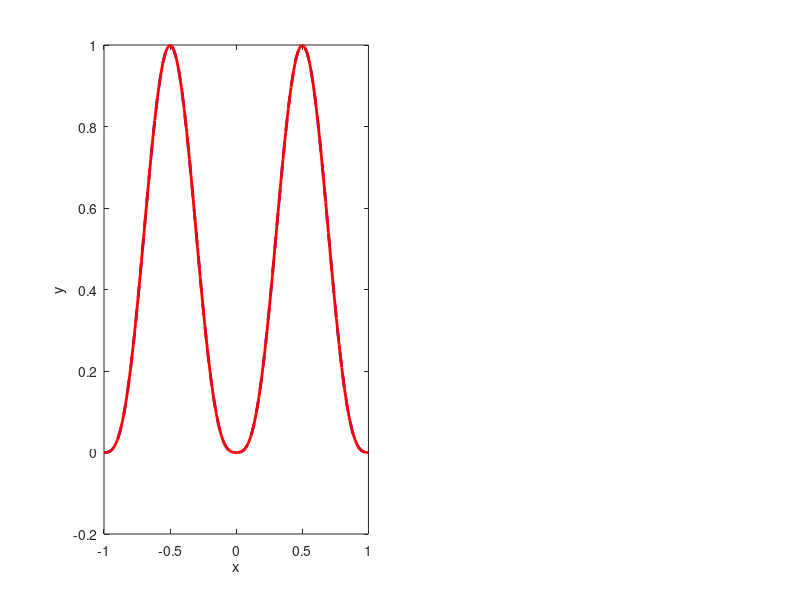

This chart was generated by the following MATLAB code: (Note: this script raises an error after producing the figure.)
function hw3()
    f1 = @(x) abs(sin(pi*x)).^3;
    f2 = @(x) abs(x);
    f3 = @(x) cos(pi*x);
    f4 = @(x) sign(x);
    max_index = 50;
    plot_polynomials(f1, 'f(x) = |sin(pi*x)|^3', max_index);
    plot_polynomials(f2, 'f(x) = |x|', max_index);
    plot_polynomials(f3, 'f(x) = cos(pi*x)', max_index);
    plot_polynomials(f4, 'f(x) = sign(x)', max_index);
    plot_error_vs_order(f1, 'f(x) = |sin(pi*x)|^3', max_index);
    plot_error_vs_order(f2, 'f(x) = |x|', max_index);
    plot_error_vs_order(f3, 'f(x) = cos(pi*x)', max_index);
    plot_error_vs_order(f4, 'f(x) = sign(x)', max_index);
end


function legendre = legendre_recursion(n, x)
    if n < 0
        printf("Error: n must be a non-negative integer.\n");
    end
    if n == 0
        legendre = ones(size(x));
    elseif n == 1
        legendre = x;
    else 
        a_n0 = ones(size(x));
        a_n1 = x;
        for i = 2:n
            a_current = ((2*i - 1)*x.*a_n1 - (i - 1)*a_n0)/i;
            a_n0 = a_n1;
            a_n1 = a_current;
        end
        legendre = a_current;
    end
end

function Hermite = hermite_recursion(n, x)
    if n < 0
        printf("Error: n must be a non-negative integer.\n");
    end
    if n == 0
        Hermite = ones(size(x));
    elseif n == 1
        Hermite = x;
    else
        a_n0 = ones(size(x));
        a_n1 = x;
        for i = 2:n
            a_current = x.*a_n1 - (i - 1)*a_n0;
            a_n0 = a_n1;
            a_n1 = a_current;
        end
        Hermite = a_current;
    end
end

function polynomial_coefficients = polynomial(f, type, max_index)
    polynomial_coefficients = zeros(1, max_index+1);
    warning off
        for i = 0:max_index
            switch type
                case 'legendre'
                    integrand = @(x) f(x).*legendre_recursion(i, x);
                    a = -1; b = 1;
                    norm = 2/(2*i + 1);
                case 'hermite'
                    integrand = @(x) f(x).*hermite_recursion(i, x) .* exp(-x.^2/2) / sqrt(2*pi);
                    a = -inf; b = inf;
                    norm = factorial(i);
                otherwise
                    printf("Error: type must be 'legendre' or 'hermite'.\n");
            end
            if isinf(a) || isinf(b)
                integral = quadgk(integrand, -8, 8);
            else
                integral = quadgk(integrand, a, b);
            end
            polynomial_coefficients(i+1) = integral / norm;
        end
end

function plot_polynomials(f, title_str, max_index)
    figure('position', [100 100 1200 500]);
    subplot(1, 2, 1);
    coeffs_legendre = polynomial(f, 'legendre', max_index);
    x_step = linspace(-1, 1, 100);
    y_original = f(x_step);
    y_legendre = zeros(size(x_step));
    for i = 0:max_index
        y_legendre = y_legendre + coeffs_legendre(i+1).*legendre_recursion(i, x_step);
    end
    plot(x_step, y_original, 'b--', 'LineWidth', 2, 'DisplayName', '原函数')
    hold on
    plot(x_step, y_legendre, 'r', 'LineWidth', 2, 'DisplayName', sprintf('Legendre多项式, 最大阶数%d', max_index))
    xlabel('x')
    ylabel('y')
    title(title_str, '-legendre多项式逼近')
    legend('show')
    grid on;
    subplot(1, 2, 2);
    coeffs_hermite = polynomial(f, 'hermite', max_index);
    x_step2 = linspace(-1, 1, 100);
    y_hermite = zeros(size(x_step2));
    for i = 0:max_index
        y_hermite = y_hermite + coeffs_hermite(i+1).*hermite_recursion(i, x_step2);
    end
    plot(x_step2, f(x_step2), 'b--', 'LineWidth', 2, 'DisplayName', '原函数')
    hold on
    plot(x_step2, y_hermite, 'r', 'LineWidth', 2, 'DisplayName', sprintf('Hermite多项式, 最大阶数%d', max_index))
    xlabel('x')
    ylabel('y')
    title(title_str, '-Hermite多项式逼近')
    legend('show')
    grid on;
end

% function results = compute_errors(f, type, orders)
%     results = [ ];
%     for k = 1:length(orders)
%         max_index = orders(k);
%         polynomial_coefficients = polynomial(f, type, max_index);
%         x_step = linspace(-1, 1, 100);
%         y_original = f(x_step);
%         y_approx = zeros(size(x_step));
%         if strcmp(type, 'legendre')
%             weights = ones(size(x_step));
%         else
%             weights = exp(-x_step.^2);
%         end
%         for i = 0:max_index
%             if strcmp(type, 'legendre')
%                 func = legendre_recursion(i, x_step);
%             else
%                 func = hermite_recursion(i, x_step);
%             end
%             y_approx = y_approx + polynomial_coefficients(i+1).*func;
%         end
%         error = abs(y_approx - y_original);
%         eL2 = sqrt(trapz(x_step, weights .* error.^2));
%         einf = max(weights .* error);
%         results(k).N = max_index;
%         results(k).eL2 = eL2;
%         results(k).einf = einf;
%     end
% end

function plot_error_vs_order(f, title_str, max_index)
    orders = 1:max_index;
    eL2_legendre = zeros(max_index, 1);
    einf_legendre = zeros(max_index, 1);
    eL2_hermite = zeros(max_index, 1);
    einf_hermite = zeros(max_index, 1);
    for k = 1:max_index
        current_order = k;  
        coeffs_legendre = polynomial(f, 'legendre', current_order);
        x_step = linspace(-1, 1, 100);
        y_original = f(x_step);
        y_approx_legendre = zeros(size(x_step));
        weights_legendre = ones(size(x_step)); 
        for i = 0:current_order
            y_approx_legendre = y_approx_legendre + coeffs_legendre(i+1).*legendre_recursion(i, x_step);
        end       
        error_legendre = abs(y_approx_legendre - y_original);
        eL2_legendre(k) = sqrt(trapz(x_step, weights_legendre .* error_legendre.^2));
        einf_legendre(k) = max(weights_legendre .* error_legendre);
        coeffs_hermite = polynomial(f, 'hermite', current_order);
        y_approx_hermite = zeros(size(x_step));
        weights_hermite = exp(-x_step.^2); 
        for i = 0:current_order
            y_approx_hermite = y_approx_hermite + coeffs_hermite(i+1).*hermite_recursion(i, x_step);
        end
        error_hermite = abs(y_approx_hermite - y_original);
        eL2_hermite(k) = sqrt(trapz(x_step, weights_hermite .* error_hermite.^2));
        einf_hermite(k) = max(weights_hermite .* error_hermite);
    end
    
    figure('position', [100 100 1400 800]);
    subplot(2, 2, 1);
    loglog(orders, eL2_legendre, 'ro-', 'LineWidth', 2, 'MarkerSize', 6, 'DisplayName', 'Legendre');
    hold on;
    loglog(orders, eL2_hermite, 'bs-', 'LineWidth', 2, 'MarkerSize', 6, 'DisplayName', 'Hermite');
    xlabel('多项式阶数 N');
    ylabel('L2误差');
    title('(a) loglog坐标 - L2误差');
    legend('show', 'Location', 'best');
    grid on;
    subplot(2, 2, 2);
    loglog(orders, einf_legendre, 'ro-', 'LineWidth', 2, 'MarkerSize', 6, 'DisplayName', 'Legendre');
    hold on;
    loglog(orders, einf_hermite, 'bs-', 'LineWidth', 2, 'MarkerSize', 6, 'DisplayName', 'Hermite');
    xlabel('多项式阶数 N');
    ylabel('L∞误差');
    title('(b) loglog坐标 - L∞误差');
    legend('show', 'Location', 'best');
    grid on;
    subplot(2, 2, 3);
    semilogy(orders, eL2_legendre, 'ro-', 'LineWidth', 2, 'MarkerSize', 6, 'DisplayName', 'Legendre');
    hold on;
    semilogy(orders, eL2_hermite, 'bs-', 'LineWidth', 2, 'MarkerSize', 6, 'DisplayName', 'Hermite');
    xlabel('多项式阶数 N');
    ylabel('L2误差');
    title('(c) semilogy坐标 - L2误差');
    legend('show', 'Location', 'best');
    grid on;
    subplot(2, 2, 4);
    semilogy(orders, einf_legendre, 'ro-', 'LineWidth', 2, 'MarkerSize', 6, 'DisplayName', 'Legendre');
    hold on;
    semilogy(orders, einf_hermite, 'bs-', 'LineWidth', 2, 'MarkerSize', 6, 'DisplayName', 'Hermite');
    xlabel('多项式阶数 N');
    ylabel('L∞误差');
    title('(d) semilogy坐标 - L∞误差');
    legend('show', 'Location', 'best');
    grid on;
    sgtitle([title_str, ' - 多项式逼近误差分析'], 'FontSize', 14, 'FontWeight', 'bold');
end



